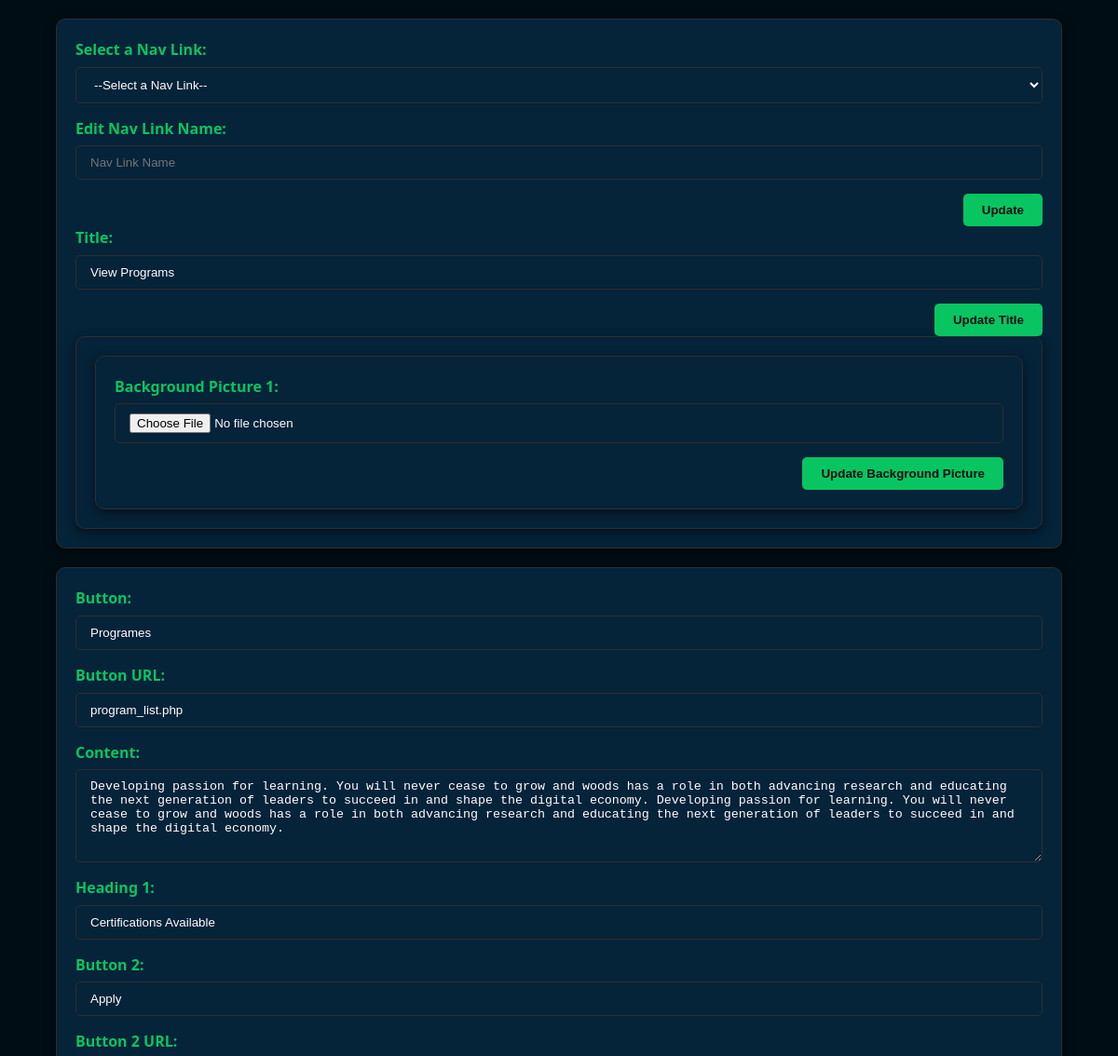
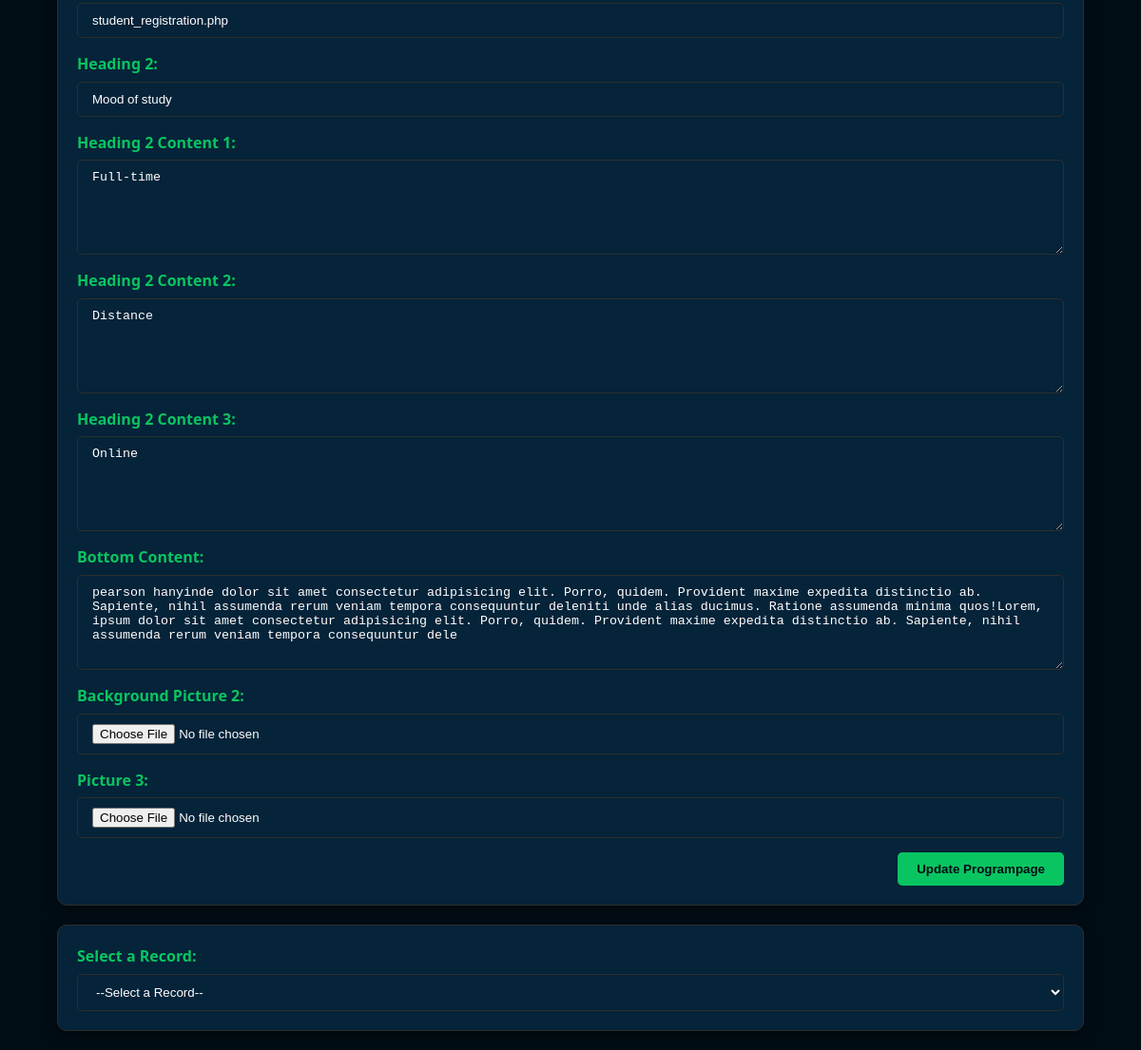
The app's page /programpage_admin.php with its own data (2 pictures, top to bottom).
### tables this page shows
CREATE TABLE `programpage` (
  `programpage_id` bigint(20) unsigned NOT NULL AUTO_INCREMENT,
  `heading1` varchar(255) DEFAULT NULL,
  `heading2` varchar(255) DEFAULT NULL,
  `heading2_content1` text DEFAULT NULL,
  `heading2_content2` text DEFAULT NULL,
  `heading2_content3` text DEFAULT NULL,
  `content` text DEFAULT NULL,
  `bottom_content` text DEFAULT NULL,
  `tittle` varchar(255) DEFAULT NULL,
  `button` varchar(255) DEFAULT NULL,
  `button_url` varchar(255) DEFAULT NULL,
  `button2` varchar(255) DEFAULT NULL,
  `button2_url` varchar(255) DEFAULT NULL,
  `background_picture1` varchar(255) DEFAULT NULL,
  `background_picture2` varchar(255) DEFAULT NULL,
  `picture3` varchar(255) DEFAULT NULL,
  PRIMARY KEY (`programpage_id`)
);

### programpage_admin.php (the view, shortened to what this page needs)
<?php
$servername = "localhost";
$username = "root";
$password = "";
$dbname = "woods";
$conn = new mysqli($servername, $username, $password, $dbname);
$sql = "SELECT * FROM programpage WHERE programpage_id = 1";
$result = $conn->query($sql);
$programpage_data = [];
if ($result->num_rows > 0) {
    $programpage_data = $result->fetch_assoc();
}
?>
<!DOCTYPE html>
<html lang="en">
<head>
   <link rel="stylesheet" href="Resources/programpage_admin.css?v=<?php echo time(); ?>">
   <link rel="stylesheet" href="Resources/fontawesome/css/solid.css">
   <link rel="stylesheet" href="Resources/fontawesome/webfonts/fa-solid-900.woff2">
   <link rel="stylesheet" href="Resources/fontawesome/css/all.css">
   <link rel="stylesheet" href="Resources/fontawesome/css/brands.css">
   <link rel="stylesheet" href="Resources/fontawesome/css/fontawesome.css">
   <link href="Resources/fontawesome/css/solid.css" rel="stylesheet" />
</head>
<body>
<section class="edditing_part">
    <div class="edditing_section">
    <form action="" method="post" onsubmit="showProgressBar()">
    <div class="input_field">
        <label for="navLinkSelect" class="form-label">Select a Nav Link:</label>
        <select id="navLinkSelect" name="navLinkId" onchange="populateNavLinkName()">
            <option value="">--Select a Nav Link--</option>
        </select>
    </div>
    <div class="input_field">
        <label for="navLinkName" class="form-label">Edit Nav Link Name:</label>
        <input type="text" id="navLinkName" name="navLinkName" placeholder="Nav Link Name" required>
    </div>
    <div class="container">
        <button class="btntxt" type="submit">Update</button>
    </div>
</form>
            <form action="" method="post" onsubmit="showProgressBar()">
                <div class="input_field">
                    <label for="tittle" class="form-label">Title:</label>
                    <input type="text" id="tittle" name="tittle" value="<?php echo htmlspecialchars ($programpage_data['tittle']); ?>" placeholder="Title" required>
                </div>
                <div class="container">
                    <button class="btntxt" type="submit" name="updateTitle">Update Title</button>
                </div>
            </form>
       <div class="edditing_section">
       <div class="edditing_section">
        <form action="" method="post" onsubmit="showProgressBar()"      enctype="multipart/form-data" id="imageForm1">
            <div class="input_field">
                <label for="background_picture1"         class="form-label">Background Picture 1:</label>
                <input type="file" id="background_picture1"      name="background_picture1" accept="image/*">
            </div>
            <div class="container">
                <button class="btntxt" type="submit"        name="updatebackground1">Update Background Picture</     button>
            </div>
        </form>
       </div>
       </div>
    </div>
    <div class="edditing_section2">
    <div class="editing_section2">
    <form action="" method="post" enctype="multipart/form-data" onsubmit="showProgressBar()">
        <div class="input_field">
            <label for="button" class="form-label">Button:</label>
            <input type="text" id="button" name="button" value="<?php echo htmlspecialchars($programpage_data['button']); ?>" placeholder="Button" required>
        </div>
        <div class="input_field">
            <label for="button_url" class="form-label">Button URL:</label>
            <input type="text" id="button_url" name="button_url" value="<?php echo htmlspecialchars($programpage_data['button_url']); ?>" placeholder="Button URL" required>
        </div>
        <div class="input_field">
            <label for="content" class="form-label">Content:</label>
            <textarea id="content" name="content" placeholder="Content" required><?php echo htmlspecialchars($programpage_data['content']); ?></textarea>
        </div>
        <div class="input_field">
            <label for="heading1" class="form-label">Heading 1:</label>
            <input type="text" id="heading1" name="heading1" value="<?php echo htmlspecialchars($programpage_data['heading1']); ?>" placeholder="Heading 1" required>
        </div>
        <div class="input_field">
            <label for="button2" class="form-label">Button 2:</label>
            <input type="text" id="button2" name="button2" value="<?php echo htmlspecialchars($programpage_data['button2']); ?>" placeholder="Button 2" required>
        </div>
        <div class="input_field">
            <label for="button2_url" class="form-label">Button 2 URL:</label>
            <input type="text" id="button2_url" name="button2_url" value="<?php echo htmlspecialchars($programpage_data['button2_url']); ?>" placeholder="Button 2 URL" required>
        </div>
        <div class="input_field">
            <label for="heading2" class="form-label">Heading 2:</label>
            <input type="text" id="heading2" name="heading2" value="<?php echo htmlspecialchars($programpage_data['heading2']); ?>" placeholder="Heading 2" required>
        </div>
        <div class="input_field">
            <label for="heading2_content1" class="form-label">Heading 2 Content 1:</label>
            <textarea id="heading2_content1" name="heading2_content1" placeholder="Heading 2 Content 1" required><?php echo htmlspecialchars($programpage_data['heading2_content1']); ?></textarea>
        </div>
        <div class="input_field">
            <label for="heading2_content2" class="form-label">Heading 2 Content 2:</label>
            <textarea id="heading2_content2" name="heading2_content2" placeholder="Heading 2 Content 2" required><?php echo htmlspecialchars($programpage_data['heading2_content2']); ?></textarea>
        </div>
        <div class="input_field">
            <label for="heading2_content3" class="form-label">Heading 2 Content 3:</label>
            <textarea id="heading2_content3" name="heading2_content3" placeholder="Heading 2 Content 3" required><?php echo htmlspecialchars($programpage_data['heading2_content3']); ?></textarea>
        </div>
        <div class="input_field">
            <label for="bottom_content" class="form-label">Bottom Content:</label>
            <textarea id="bottom_content" name="bottom_content" placeholder="Bottom Content" required><?php echo htmlspecialchars($programpage_data['bottom_content']); ?></textarea>
        </div>
        <div class="input_field">
            <label for="background_picture2" class="form-label">Background Picture 2:</label>
            <input type="file" id="background_picture2" name="background_picture2" />
        </div>
        <div class="input_field">
            <label for="picture3" class="form-label">Picture 3:</label>
            <input type="file" id="picture3" name="picture3" />
        </div>
        <div class="container">
            <button class="btntxt" type="submit" name="updateProgrampage">Update Programpage</button>
        </div>
    </form>
</div>
</div>
<div class="edditing_section">
    <form action="" method="post" id="updateForm" enctype="multipart/form-data">
        <div class="input_field">
            <label for="recordSelect" class="form-label">Select a Record:</label>
            <select id="recordSelect" name="recordId" onchange="populateFieldsAndScroll()">
                <option value="">--Select a Record--</option>
            </select>
        </div>
    </form>
</div>
</section>
</body>
</html>

### Resources/programpage_admin.css (style rules this page uses)
:root { --primary-dark:#010d15; --primary-accent: #09c561; --neutral: #60676c; --background: #052339; --text-light: #ffffff; --text-secondary: #b0b0b0; --border-color: #2e2e2e; }
* { box-sizing: border-box; margin: 0; padding: 0; }
body { font-family: 'Segoe UI', Tahoma, Geneva, Verdana, sans-serif; background-color: var(--primary-dark); color: var(--text-light); line-height: 1.6; min-height: 100vh; display: flex; flex-direction: column; }
.edditing_part { width: 90%; max-width: 1200px; margin: 20px auto; display: flex; flex-direction: column; gap: 20px; }
.edditing_section, .edditing_section1, .edditing_section2, .edditing_section3, .heading_section, .form-container, .edditing_section4 { background-color: var(--background); border: 1px solid var(--border-color); border-radius: 10px; padding: 20px; box-shadow: 0 4px 12px rgba(0, 0, 0, 0.5); }
form { display: flex; flex-direction: column; gap: 15px; }
.input_field { display: flex; flex-direction: column; }
.input_field label { color: var(--primary-accent); margin-bottom: 5px; font-weight: 600; }
.input_field input[type="text"], .input_field textarea, .input_field select, .input_field input[type="file"] { padding: 10px 15px; border: 1px solid var(--border-color); border-radius: 5px; background-color: var(--background); color: var(--text-light); transition: border-color 0.3s ease; }
textarea { resize: vertical; min-height: 100px; }
button.btntxt, button.btntxt3 { background-color: var(--primary-accent); color: var(--primary-dark); padding: 10px 20px; border: none; border-radius: 5px; cursor: pointer; font-weight: 700; transition: background-color 0.3s ease, transform 0.2s ease; }
.container { display: flex; justify-content: flex-end; }
.edditing_section, .edditing_section1, .edditing_section2, .edditing_section3, .edditing_section4 { border: 1px solid re; }

### records on screen
programpage: tittle "View Programs", button "Programes", button_url "program_list.php", content "Developing passion for learning. You will never cease to grow and woods has a role in both advancing research and educating the next generation of leaders to succeed in and shape the digital economy. Developing passion for learning. You will never cease to grow and woods has a role in both advancing research and educating the next generation of leaders to succeed in and shape the digital economy.", heading1 "Certifications Available", button2 "Apply", button2_url "student_registration.php", heading2 "Mood of study", heading2_content1 "Full-time", heading2_content2 "Distance", heading2_content3 "Online", bottom_content "pearson hanyinde dolor sit amet consectetur adipisicing elit. Porro, quidem. Provident maxime expedita distinctio ab. Sapiente, nihil assumenda rerum veniam tempora consequuntur deleniti unde alias ducimus. Ratione assumenda minima quos!Lorem, ipsum dolor sit amet consectetur adipisicing elit. Porro, quidem. Provident maxime expedita distinctio ab. Sapiente, nihil assumenda rerum veniam tempora consequuntur dele"
